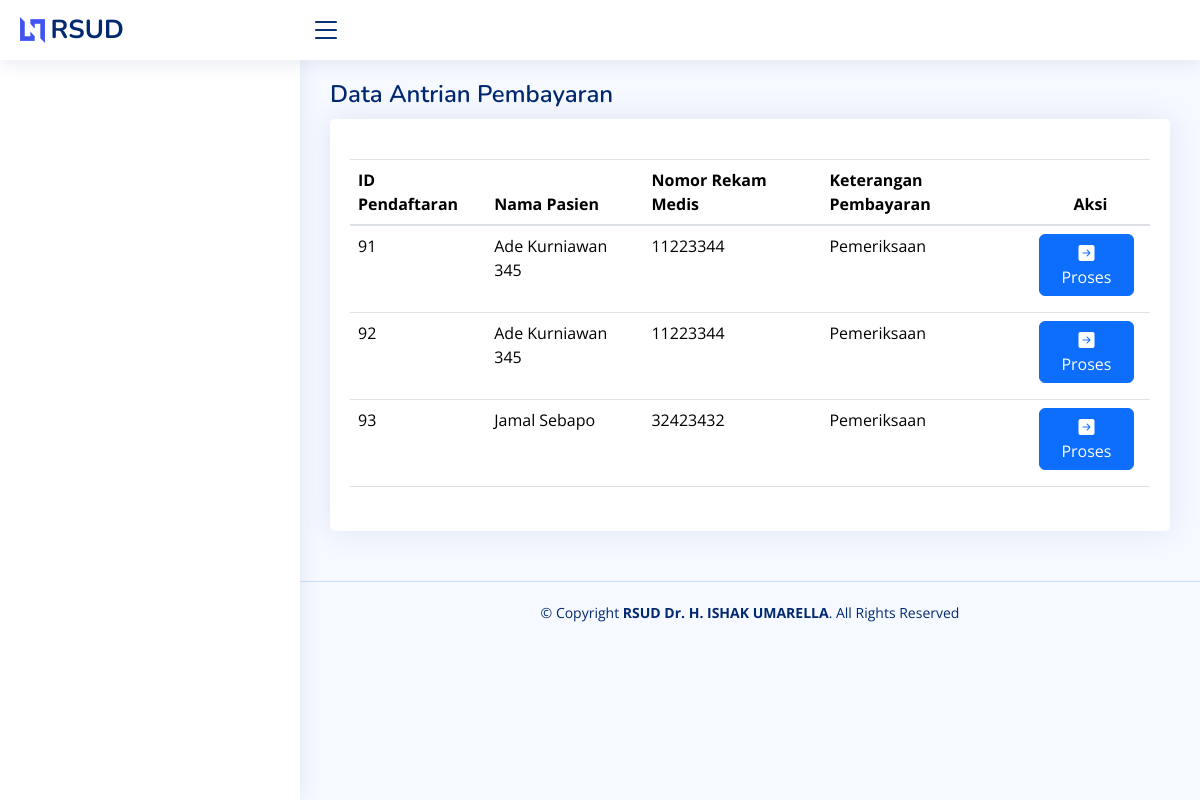
Before: /index.php/kasir with the older database file.
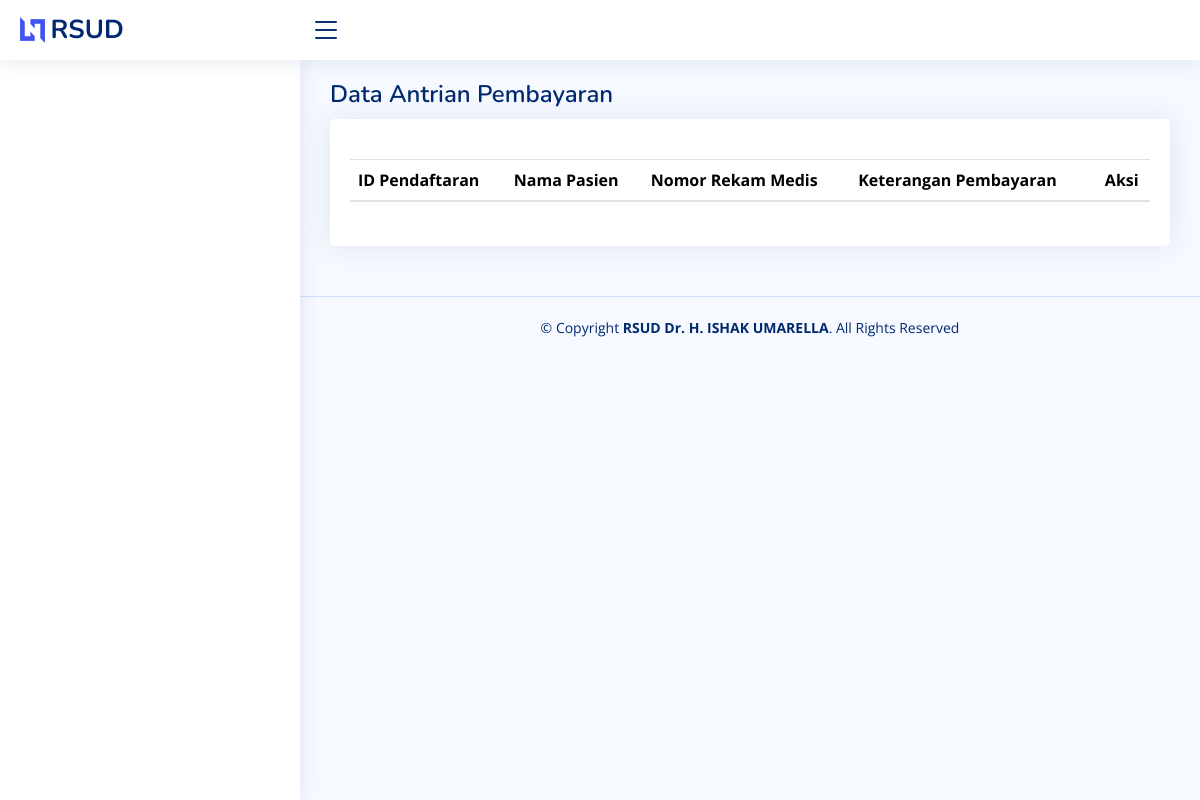
After: the same page with the newer database file.
### tables this page shows
CREATE TABLE `t_pendaftaran` (
  `id_pendaftaran` int(11) NOT NULL,
  `id_pasien` int(11) NOT NULL,
  `jenis_pembayaran` varchar(255) NOT NULL,
  `penanggung_jawab` enum('Pribadi','Keluarga','Perusahaan','Asuransi') NOT NULL,
  `nama_penanggung_jawab` varchar(255) NOT NULL,
  `hubungan` varchar(255) NOT NULL,
  `alamat_penanggung_jawab` varchar(255) NOT NULL,
  `nomor_hp_penanggung_jawab` varchar(255) NOT NULL,
  `waktu_pendaftaran` datetime NOT NULL,
  `ketentuan_rs_ke_pasien` varchar(255) NOT NULL,
  `id_poliklinik` int(11) NOT NULL,
  `id_pegawai` int(11) NOT NULL,
  `status_pembayaran` enum('0','1') NOT NULL,
  `status_pemeriksaan1` enum('0','1') NOT NULL,
  `status_pemeriksaan2` enum('0','1') NOT NULL
);

CREATE TABLE `t_pasien` (
  `id_pasien` bigint(20) NOT NULL,
  `nomor_rekam_medis` varchar(20) NOT NULL,
  `nama_lengkap_pasien` varchar(255) NOT NULL,
  `tempat_lahir` varchar(255) NOT NULL,
  `tanggal_lahir` date NOT NULL,
  `kartu_identitas` varchar(255) NOT NULL,
  `nomor_kartu_identitas` varchar(20) NOT NULL,
  `jenis_kelamin` enum('Laki-laki','Perempuan') NOT NULL,
  `pekerjaan` varchar(255) NOT NULL,
  `warga_negara` varchar(255) NOT NULL,
  `suku` varchar(255) NOT NULL,
  `alamat_lengkap` varchar(255) NOT NULL,
  `status_perkawinan` enum('Menikah','Belum Menikah','Janda / Duda') NOT NULL,
  `agama` varchar(255) NOT NULL,
  `bahasa` varchar(255) NOT NULL,
  `pendidikan` varchar(255) NOT NULL,
  `nomor_hp` varchar(255) NOT NULL
);

### application/controllers/Kasir.php (called while the page is built, shortened)
<?php
class Kasir extends CI_Controller
{
    public function __construct()
    {
        $this->load->library('form_validation');
    }
    public function index()
    {
        $this->db->select('t_pendaftaran.*, t_pasien.*');
        $this->db->from('t_pendaftaran');
        $this->db->join('t_pasien', 't_pendaftaran.id_pasien = t_pasien.id_pasien', 'left');
        $this->db->where('status_pembayaran', "0");
        $this->db->order_by('id_pendaftaran', 'ASC');
        $this->db->limit(3);
        $query = $this->db->get()->result();
        $data['a_pembayaran'] = $query;
        $data['biaya'] = $this->db->get('t_biaya')->result();
        $data['title'] = "Antrian Pembayaran";
        $this->load->view('templates/main/header', $data);
        $this->load->view('templates/main/sidebar', $data);
        $this->load->view('kasir/index', $data);
        $this->load->view('templates/main/footer');
    }
}

### index.php (called while the page is built, shortened)
<?php
require_once BASEPATH.'core/CodeIgniter.php';

### application/views/kasir/index.php (the view, shortened to what this page needs)
<main id="main" class="main">
    <div class="pagetitle">
        <h1>Data Antrian Pembayaran</h1>
    </div>
    <section class="section">
        <div class="row">
            <div class="col-lg-12">
                <div class="card">
                    <div class="card-body mt-3">
                        <div class="table-container">
                            <table id="example" class="table my-4">
                                <thead>
                                    <tr>
                                        <th>ID Pendaftaran</th>
                                        <th>Nama Pasien</th>
                                        <th>Nomor Rekam Medis</th>
                                        <th>Keterangan Pembayaran</th>
                                        <th class="text-center" data-sortable="false">Aksi</th>
                                    </tr>
                                </thead>
                                <tbody>
                                    <?php foreach ($a_pembayaran as $data) : ?>
                                        <tr>
                                            <td><?= $data->id_pendaftaran ?></td>
                                            <td><?= $data->nama_lengkap_pasien ?></td>
                                            <td><?= $data->nomor_rekam_medis ?></td>
                                            <td>Pemeriksaan</td>
                                            <td class="text-center">
                                                <div class="d-inline-block me-1 mb-1">
                                                    <button type="button" class="btn btn-primary d-inline-block me-1 mb-1" data-bs-toggle="modal" data-bs-target="#modalTambahPembayaran<?= $data->id_pendaftaran ?>">
                                                        <i class="bi bi-arrow-right-square-fill"></i> Proses
                                                    </button>
                                                </div>
                                            </td>
                                        </tr>
                                    <?php endforeach ?>
                                </tbody>
                            </table>
                        </div>
                    </div>
                </div>
            </div>
        </div>
    </section>
</main>

### application/views/templates/main/header.php (shortened to what this page needs)
<!DOCTYPE html>
<html lang="en">
<head>
    <link rel="stylesheet" href="https://maxcdn.bootstrapcdn.com/bootstrap/4.5.2/css/bootstrap.min.css">
    <link rel="stylesheet" href="https://cdn.datatables.net/1.10.24/css/dataTables.bootstrap4.min.css">
    <link href="<?php echo base_url() ?>assets/bootstrap/assets/vendor/bootstrap/css/bootstrap.min.css" rel="stylesheet">
    <link href="<?php echo base_url() ?>assets/bootstrap/assets/vendor/bootstrap-icons/bootstrap-icons.css" rel="stylesheet">
    <link href="<?php echo base_url() ?>assets/bootstrap/assets/vendor/boxicons/css/boxicons.min.css" rel="stylesheet">
    <link href="<?php echo base_url() ?>assets/bootstrap/assets/vendor/quill/quill.snow.css" rel="stylesheet">
    <link href="<?php echo base_url() ?>assets/bootstrap/assets/vendor/quill/quill.bubble.css" rel="stylesheet">
    <link href="<?php echo base_url() ?>assets/bootstrap/assets/vendor/remixicon/remixicon.css" rel="stylesheet">
    <link href="<?php echo base_url() ?>assets/bootstrap/assets/vendor/simple-datatables/style.css" rel="stylesheet">
    <link href="<?php echo base_url() ?>assets/bootstrap/assets/css/style.css" rel="stylesheet">
</head>
<body>
    <header id="header" class="header fixed-top d-flex align-items-center">
        <div class="d-flex align-items-center justify-content-between">
            <a href="<?= base_url('auth/login') ?>" class="logo d-flex align-items-center">
                <img src="<?php echo base_url() ?>assets/bootstrap/assets/img/logo.png" alt="">
                <span class="d-none d-lg-block">RSUD</span>
            </a>
            <i class="bi bi-list toggle-sidebar-btn"></i>
        </div>
    </header>

### application/views/templates/main/sidebar.php (shortened to what this page needs)
<aside id="sidebar" class="sidebar">
</aside>

### application/views/templates/main/footer.php (shortened to what this page needs)
<footer id="footer" class="footer">
    <div class="copyright">
        &copy; Copyright <strong><span>RSUD Dr. H. ISHAK UMARELLA</span></strong>. All Rights Reserved
    </div>
</footer>
</body>
</html>

Changed rows visible on the page:
removed t_pendaftaran: id_pendaftaran "91", id_pasien.nama_lengkap_pasien "Ade Kurniawan 345", id_pasien.nomor_rekam_medis "11223344"
removed t_pendaftaran: id_pendaftaran "92", id_pasien.nama_lengkap_pasien "Ade Kurniawan 345", id_pasien.nomor_rekam_medis "11223344"
removed t_pendaftaran: id_pendaftaran "93", id_pasien.nama_lengkap_pasien "Jamal Sebapo", id_pasien.nomor_rekam_medis "32423432"
